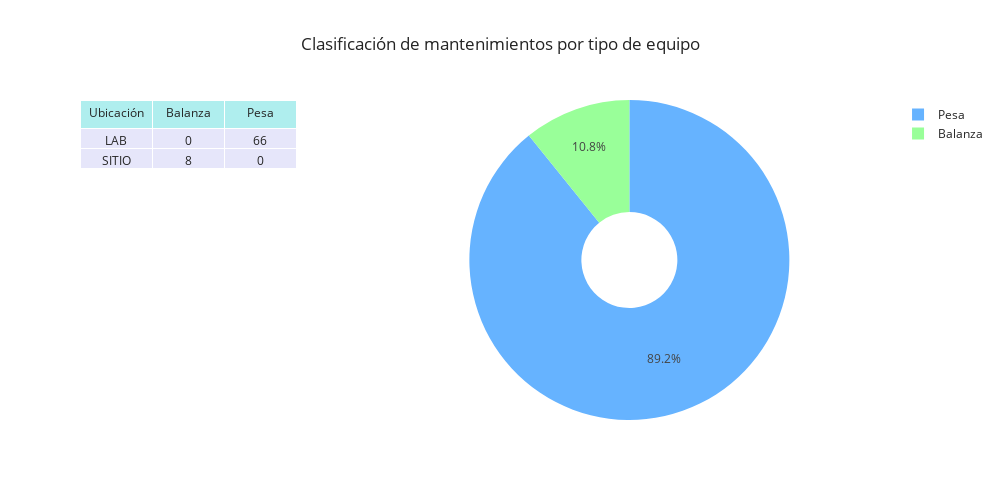

The code cell stored with this chart in its notebook:
### Markdown cell above
### Gráfico de barras con los servicios de mantenimiento clasificados por tipo

### Code cell
from plotly.subplots import make_subplots
import plotly.graph_objects as go

# Crea el subplot: 1 fila, 2 columnas
fig = make_subplots(
    rows=1, cols=2,
    column_widths=[0.3, 0.7],
    specs=[[{"type": "table"}, {"type": "domain"}]]
)

# Añade la tabla
fig.add_trace(
    go.Table(
        header=dict(
            values=loc_eq.columns,
            fill_color='paleturquoise',
            align='center'
        ),
        cells=dict(
            values=loc_eq.values.T,
            fill_color='lavender',
            align='center'
        )
    ),
    row=1, col=1
)

# Añade el gráfico de pastel
fig.add_trace(
    go.Pie(
        labels=maintenance_per_type.index,
        values=maintenance_per_type.values,
        hole=0.3,
        textinfo='percent',
        hoverinfo='label+value',
        marker=dict(colors=['#66b3ff', '#99ff99', '#ff6666', '#ffcc99']),
    ),
    row=1, col=2
)

# Ajustes finales
fig.update_layout(
    title_text="Clasificación de mantenimientos por tipo de equipo",
    height=500,
    width=1000,
    template="seaborn"
)

fig.show()

### Figure 1 — Plotly figure (JSON) as saved in the notebook; plotly's stock layout.template omitted (floating-point values rounded to 4 significant figures)
{"data": [{"cells": {"align": "center", "fill": {"color": "lavender"}, "values": [["LAB", "SITIO"], [0, 8], [66, 0]]}, "domain": {"x": [0, 0.27], "y": [0, 1]}, "header": {"align": "center", "fill": {"color": "paleturquoise"}, "values": ["Ubicación", "Balanza", "Pesa"]}, "type": "table"}, {"domain": {"x": [0.37, 1], "y": [0, 1]}, "hole": 0.3, "hoverinfo": "label+value", "labels": ["Pesa", "Balanza"], "marker": {"colors": ["#66b3ff", "#99ff99", "#ff6666", "#ffcc99"]}, "textinfo": "percent", "type": "pie", "values": [66, 8]}], "layout": {"height": 500, "title": {"text": "Clasificación de mantenimientos por tipo de equipo"}, "width": 1000}}
